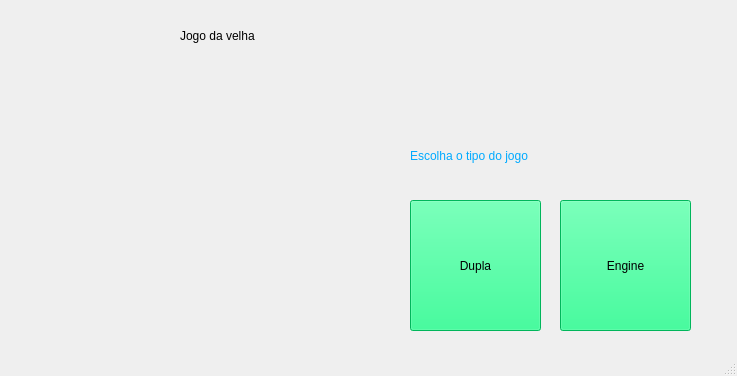
<?xml version="1.0" encoding="UTF-8"?>
<ui version="4.0">
 <class>Jogodaveia</class>
 <widget class="QMainWindow" name="Jogodaveia">
  <property name="geometry">
   <rect>
    <x>0</x>
    <y>0</y>
    <width>737</width>
    <height>376</height>
   </rect>
  </property>
  <property name="windowTitle">
   <string>Jogo da Veia</string>
  </property>
  <property name="windowIcon">
   <iconset>
    <normaloff>velha.jpeg</normaloff>velha.jpeg</iconset>
  </property>
  <widget class="QWidget" name="centralwidget">
   <widget class="QPushButton" name="pushButton">
    <property name="geometry">
     <rect>
      <x>410</x>
      <y>200</y>
      <width>131</width>
      <height>131</height>
     </rect>
    </property>
    <property name="styleSheet">
     <string notr="true">font: 26pt &quot;Times New Roman&quot;;
background-color: rgb(0, 255, 127);
border- radius: 20px;
border-width: 2px;

</string>
    </property>
    <property name="text">
     <string>Dupla</string>
    </property>
   </widget>
   <widget class="QPushButton" name="pushButton_2">
    <property name="geometry">
     <rect>
      <x>560</x>
      <y>200</y>
      <width>131</width>
      <height>131</height>
     </rect>
    </property>
    <property name="styleSheet">
     <string notr="true">font: 26pt &quot;Times New Roman&quot;;
background-color: rgb(0, 255, 127);
border- radius: 20px;
border-width: 2px;
</string>
    </property>
    <property name="text">
     <string>Engine</string>
    </property>
   </widget>
   <widget class="QLabel" name="label">
    <property name="geometry">
     <rect>
      <x>180</x>
      <y>-10</y>
      <width>391</width>
      <height>91</height>
     </rect>
    </property>
    <property name="styleSheet">
     <string notr="true">font: 48pt &quot;MS Shell Dlg 2&quot;;</string>
    </property>
    <property name="text">
     <string>Jogo da velha</string>
    </property>
   </widget>
   <widget class="QLabel" name="label_2">
    <property name="geometry">
     <rect>
      <x>410</x>
      <y>140</y>
      <width>281</width>
      <height>31</height>
     </rect>
    </property>
    <property name="styleSheet">
     <string notr="true">font: 18pt &quot;MS Gothic&quot;;
color: rgb(0, 170, 255)</string>
    </property>
    <property name="text">
     <string>Escolha o tipo do jogo</string>
    </property>
   </widget>
   <widget class="QLabel" name="label_3">
    <property name="geometry">
     <rect>
      <x>10</x>
      <y>90</y>
      <width>341</width>
      <height>241</height>
     </rect>
    </property>
    <property name="text">
     <string/>
    </property>
    <property name="pixmap">
     <pixmap>velha.jpeg</pixmap>
    </property>
    <property name="scaledContents">
     <bool>true</bool>
    </property>
   </widget>
  </widget>
  <widget class="QStatusBar" name="statusbar"/>
 </widget>
 <resources/>
 <connections/>
</ui>
